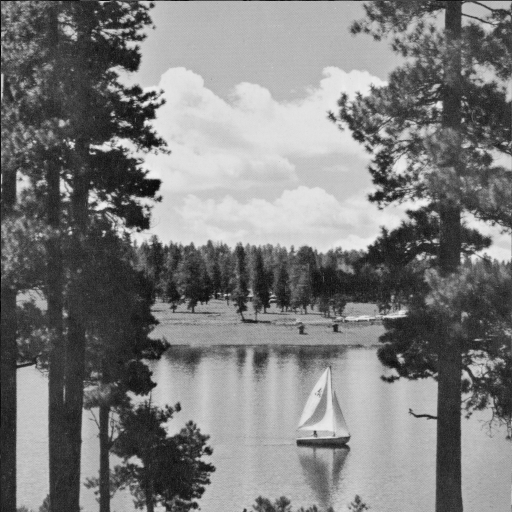
%> input picture assignment4/LAKE.TIF, 512 x 512 px
$ octave q1_4.m   (GNU Octave 9; MATLAB toolbox functions it lacks are replaced by stand-ins)
%> lines starting %> are read from the running program, lines starting %| are printed output that depends on the picture
### assignment4/RMSE.m
function output = RMSE(im1,im2)
    im1 = double(im1)
    im2 = double(im2)
    [n,m] = size(im1)
    temp = im1-im2;
    temp = temp.*temp;
    noe = n*m;
    total_square_sum = sum(temp(:));
    output = sqrt(total_square_sum/noe);
end


### assignment4/My_entropy.m
function output = My_entropy(im)
    var = imhist(im);
    N = sum(var(:));
    var = var/N;
    var = var(var > 0);
    output = -sum(var.*log2(var));
end

### assignment4/q1_4_func.m
function out = q1_4_func(image)

    FUNCTION = create_mat_dct();
    c = 6;

    matrix =     [16 11 10 16 24 40 51 61 ; 12 12 14 19 26 58 60 55 ; 14 13 16 24 40 57 69 56 ; 14 17 22 29 51 87 80 62 ;
             18 22 37 56 68 109 103 77 ; 24 35 55 64 81 104 113 92 ; 49 64 78 87 103 121 120 101 ; 72 92 95 98 112 100 103 99];

    dct1 = myDCT(image,FUNCTION);

    quant1 = myDCT_quantization(dct1,matrix,c);

    dequant1 = myDCT_dequantization(quant1,matrix,c);

    out = myIDCT(dequant1,FUNCTION);

end

### assignment4/create_mat_dct.m
function output = create_mat_dct()
    x = [1:2:15];
    y = [0:7];
    [a, b] = meshgrid(x,y);
    temp = a.*b;
    output = cos(temp*pi/16)/2;
    output(1,:) = 1/sqrt(8);

### assignment4/myDCT.m
function output = myDCT(im,F)
    output=F*double(im)*(F');
end

### assignment4/myDCT_dequantization.m
function output = myDCT_dequantization(imqDCT, qm, c)
    temp=qm*c;
    output = imqDCT.*temp;
end

### assignment4/myDCT_quantization.m
function output = myDCT_quantization(imDCT,qm,c)
temp=qm*c;
output = round(imDCT./temp);
end

### assignment4/myIDCT.m
function output = myIDCT(im,F)
output = (F')*double(im)*F ;
end

### assignment4/q1_4.m
image = imread('LAKE.TIF');
%> image is the input picture: size 512x512 uint8; min 1, max 239, mean 124.7

func = @(blockstructure) q1_4_func(blockstructure.data);

new_image = blockproc(double(image),[8,8],func);
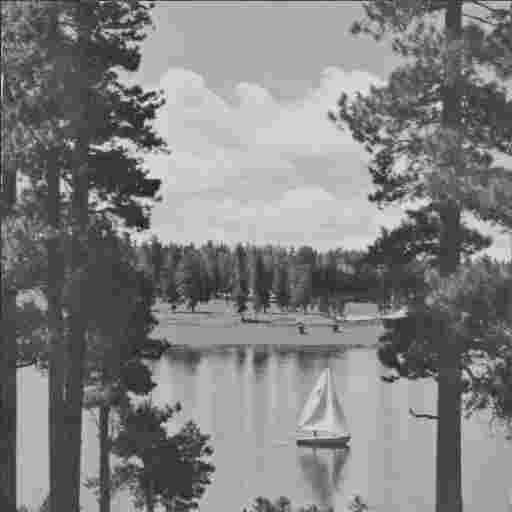
%> new_image: size 512x512 double; min -38.15, max 283.6, mean 124.6; drawn with min black and max white

res1 = RMSE(image,new_image);
%> in RMSE, `temp = im1-im2;`:
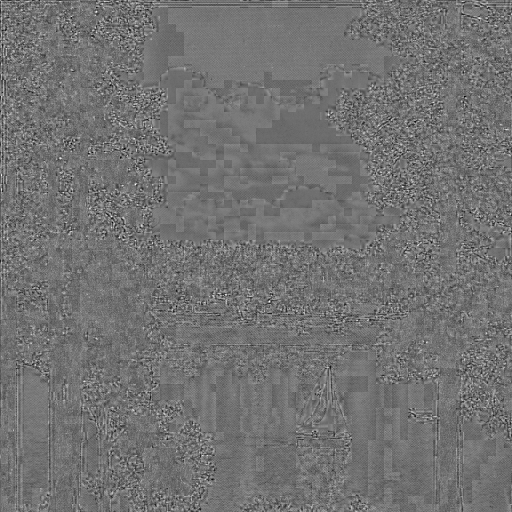
%> temp: size 512x512 double; min -73.99, max 91, mean 0.2; drawn with min black and max white
%> in RMSE, `temp = temp.*temp;`:
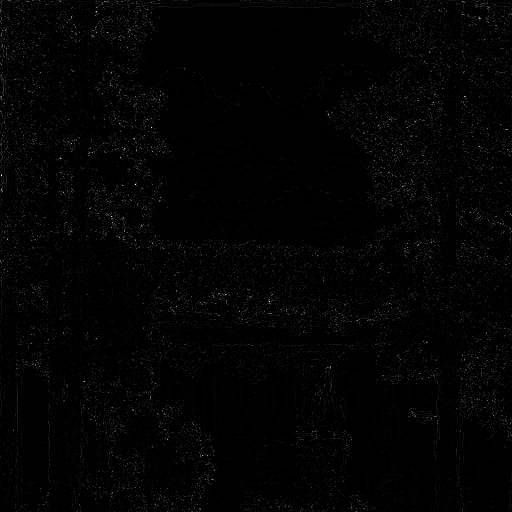
%> temp: size 512x512 double; min 1.26e-29, max 8281, mean 125; drawn with min black and max white
%> in RMSE, `total_square_sum = sum(temp(:));`: total_square_sum = 32760465.8
%> in RMSE, `output = sqrt(total_square_sum/noe);`: output = 11.18
%> res1 = 11.18

res2 = My_entropy(new_image);
%> in My_entropy, `var = imhist(im);`: var = 256 values, max 262061 at index 256, min 0 at index 2, mean 1024
%> in My_entropy, `N = sum(var(:));`: N = 262144
%> in My_entropy, `var = var/N;`: var = 256 values, max 1 at index 256, min 0 at index 2, mean 0.00391
%> in My_entropy, `var = var(var > 0);`: var = [0.000275; 3.81e-06; 3.81e-06; 3.81e-06; 3.81e-06; 3.81e-06; 3.81e-06; 3.81e-06; 3.81e-06; 3.81e-06; 3.81e-06; 3.81e-06; 1]
%> in My_entropy, `output = -sum(var.*log2(var));`: output = 0.00446
%> res2 = 0.00446

imshow(uint8(new_image));
